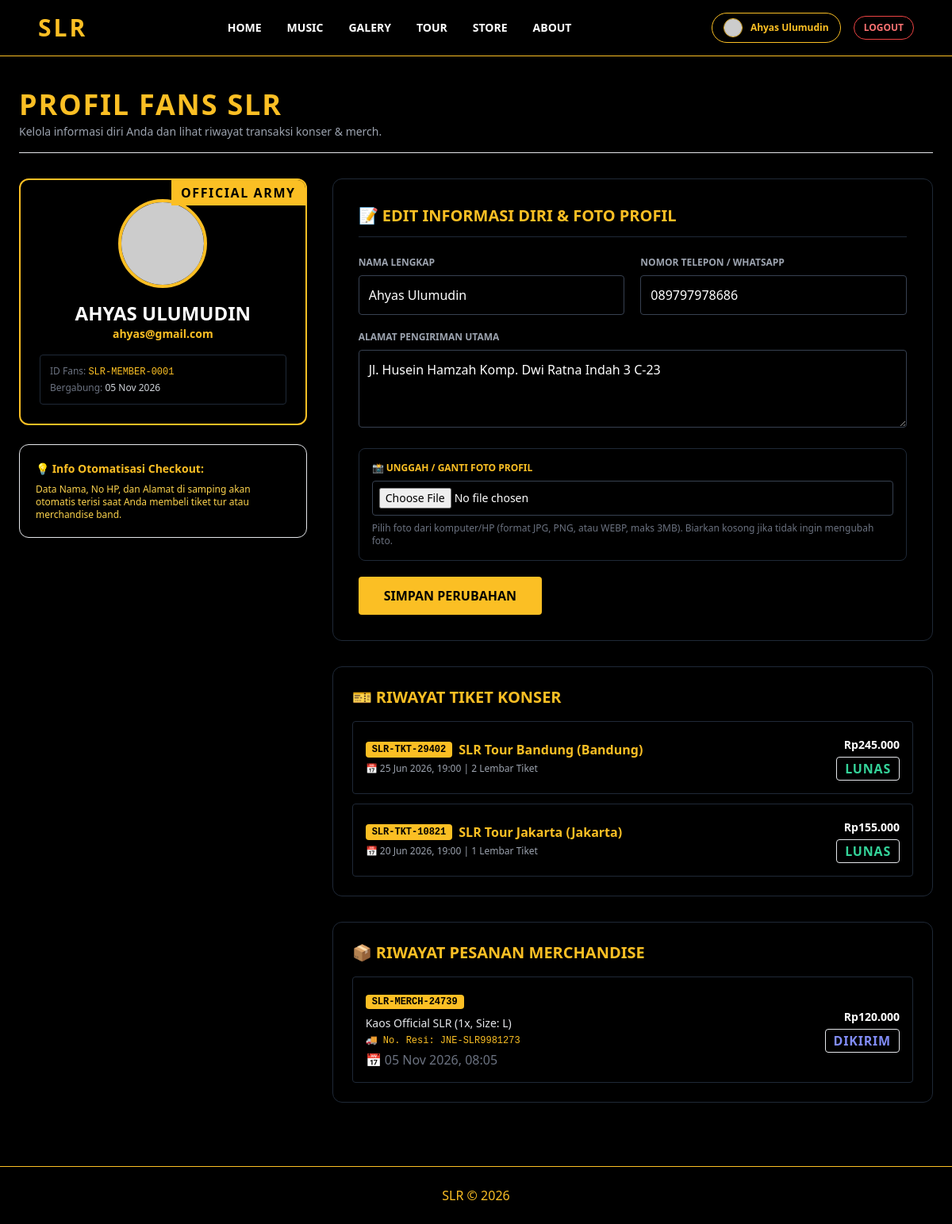
/profil.php (signed in), run on the app's committed database.
### tables this page shows
CREATE TABLE `pengguna` (
  `id_pengguna` int UNSIGNED NOT NULL AUTO_INCREMENT,
  `email` varchar(100) NOT NULL,
  `kata_sandi` varchar(255) NOT NULL,
  `Nama` varchar(100) NOT NULL,
  `Nomor_telepon` varchar(25) NOT NULL,
  `foto_profil` varchar(255) NOT NULL DEFAULT 'default.jpg',
  `alamat` text NOT NULL,
  `dibuat_pada` timestamp NOT NULL DEFAULT CURRENT_TIMESTAMP,
  PRIMARY KEY (`id_pengguna`),
  UNIQUE KEY `uq_pengguna_email` (`email`)
);

CREATE TABLE `pesanan_tiket` (
  `id_pesanan` int UNSIGNED NOT NULL AUTO_INCREMENT,
  `kode_tiket` varchar(30) NOT NULL,
  `id_pengguna` int UNSIGNED NOT NULL,
  `id_acara` int UNSIGNED NOT NULL,
  `jumlah_tiket` int UNSIGNED NOT NULL,
  `biaya_admin` decimal(12,2) NOT NULL DEFAULT '5000.00',
  `total_bayar` decimal(12,2) NOT NULL,
  `metode_pembayaran` enum('qris','dana','ovo') NOT NULL DEFAULT 'qris',
  `status_pembayaran` enum('menunggu','lunas','batal') NOT NULL DEFAULT 'lunas',
  `waktu_transaksi` timestamp NOT NULL DEFAULT CURRENT_TIMESTAMP,
  PRIMARY KEY (`id_pesanan`),
  UNIQUE KEY `uq_kode_tiket` (`kode_tiket`),
  KEY `fk_tiket_pengguna` (`id_pengguna`),
  KEY `fk_tiket_acara` (`id_acara`),
  CONSTRAINT `fk_pesanan_tiket_acara` FOREIGN KEY (`id_acara`) REFERENCES `jadwal_tur` (`id_acara`) ON DELETE RESTRICT ON UPDATE CASCADE,
  CONSTRAINT `fk_pesanan_tiket_pengguna` FOREIGN KEY (`id_pengguna`) REFERENCES `pengguna` (`id_pengguna`) ON DELETE RESTRICT ON UPDATE CASCADE
);

CREATE TABLE `jadwal_tur` (
  `id_acara` int UNSIGNED NOT NULL AUTO_INCREMENT,
  `nama_acara` varchar(150) NOT NULL,
  `kota` varchar(100) NOT NULL,
  `lokasi_venue` varchar(150) NOT NULL,
  `tanggal_acara` datetime NOT NULL,
  `harga_tiket` decimal(12,2) NOT NULL,
  `sisa_kuota` int UNSIGNED NOT NULL DEFAULT '0',
  PRIMARY KEY (`id_acara`)
);

CREATE TABLE `pesanan_merch` (
  `id_pesanan` int UNSIGNED NOT NULL AUTO_INCREMENT,
  `id_pengguna` int UNSIGNED DEFAULT NULL,
  `kode_pesanan` varchar(30) NOT NULL,
  `nama_penerima` varchar(100) NOT NULL,
  `nomor_telepon` varchar(25) NOT NULL,
  `alamat_pengiriman` text NOT NULL,
  `biaya_admin` decimal(12,2) NOT NULL DEFAULT '5000.00',
  `ongkos_kirim` decimal(12,2) NOT NULL DEFAULT '15000.00',
  `total_bayar` decimal(12,2) NOT NULL,
  `metode_pembayaran` enum('qris','dana','ovo') NOT NULL DEFAULT 'qris',
  `status_pesanan` enum('menunggu','diproses','dikirim','selesai','dibatalkan') NOT NULL DEFAULT 'diproses',
  `nomor_resi` varchar(50) DEFAULT NULL,
  `waktu_transaksi` timestamp NOT NULL DEFAULT CURRENT_TIMESTAMP,
  PRIMARY KEY (`id_pesanan`),
  UNIQUE KEY `uq_kode_pesanan_merch` (`kode_pesanan`),
  KEY `fk_merch_pengguna` (`id_pengguna`),
  CONSTRAINT `fk_pesanan_merch_pengguna` FOREIGN KEY (`id_pengguna`) REFERENCES `pengguna` (`id_pengguna`) ON DELETE SET NULL ON UPDATE CASCADE
);

CREATE TABLE `detail_pesanan_merch` (
  `id_detail` int UNSIGNED NOT NULL AUTO_INCREMENT,
  `id_pesanan` int UNSIGNED NOT NULL,
  `id_produk` int UNSIGNED NOT NULL,
  `ukuran` varchar(10) DEFAULT NULL,
  `catatan` text,
  `jumlah` int UNSIGNED NOT NULL DEFAULT '1',
  `harga_satuan` decimal(12,2) NOT NULL,
  `subtotal` decimal(12,2) NOT NULL,
  PRIMARY KEY (`id_detail`),
  KEY `fk_detail_merch_pesanan` (`id_pesanan`),
  KEY `fk_detail_merch_produk` (`id_produk`),
  CONSTRAINT `fk_detail_merch_pesanan` FOREIGN KEY (`id_pesanan`) REFERENCES `pesanan_merch` (`id_pesanan`) ON DELETE CASCADE ON UPDATE CASCADE,
  CONSTRAINT `fk_detail_merch_produk` FOREIGN KEY (`id_produk`) REFERENCES `produk_merch` (`id_produk`) ON DELETE RESTRICT ON UPDATE CASCADE
);

CREATE TABLE `produk_merch` (
  `id_produk` int UNSIGNED NOT NULL AUTO_INCREMENT,
  `nama_produk` varchar(150) NOT NULL,
  `deskripsi` text,
  `harga` decimal(12,2) NOT NULL,
  `stok` int UNSIGNED NOT NULL DEFAULT '0',
  `gambar_produk` text DEFAULT NULL,
  `dibuat_pada` timestamp NOT NULL DEFAULT CURRENT_TIMESTAMP,
  PRIMARY KEY (`id_produk`)
);

### profil.php (the view, shortened to what this page needs)
<?php
include 'header.php';
$id_pengguna = $_SESSION['id_pengguna'];
$query_user = mysqli_query($koneksi, "SELECT * FROM pengguna WHERE id_pengguna='$id_pengguna'");
$user = mysqli_fetch_assoc($query_user);
$query_tiket = mysqli_query($koneksi, "SELECT t.*, j.nama_acara, j.kota, j.tanggal_acara
                                       FROM pesanan_tiket t
                                       JOIN jadwal_tur j ON t.id_acara = j.id_acara
                                       WHERE t.id_pengguna='$id_pengguna'
                                       ORDER BY t.waktu_transaksi DESC");
$query_merch = mysqli_query($koneksi, "SELECT * FROM pesanan_merch WHERE id_pengguna='$id_pengguna' ORDER BY waktu_transaksi DESC");
?>
<main class="pt-28 pb-20 px-6 max-w-7xl mx-auto">
  <div class="border-b border-yellow-400/30 pb-4 mb-8">
    <h1 class="text-4xl font-black text-yellow-400 tracking-wider">PROFIL FANS SLR</h1>
    <p class="text-gray-400 text-sm mt-1">Kelola informasi diri Anda dan lihat riwayat transaksi konser & merch.</p>
  </div>
  <div class="grid grid-cols-1 lg:grid-cols-3 gap-8">
    <div class="space-y-6">
      <div class="bg-[#111] border-2 border-yellow-400 p-6 rounded-xl text-center relative overflow-hidden">
        <div class="absolute top-0 right-0 bg-yellow-400 text-black text-[10px] font-black px-3 py-1 uppercase tracking-widest">
          Official Army
        </div>
        <?php
        $avatar_url = "https://ui-avatars.com/api/?name=" . urlencode($user['Nama']) . "&background=facc15&color=000&size=128";
        ?>
        <img src="<?= $avatar_url; ?>"
             alt="Avatar"
             class="w-28 h-28 rounded-full mx-auto border-4 border-yellow-400 mb-4 shadow-lg object-cover">
        <h2 class="text-2xl font-black text-white uppercase"><?= htmlspecialchars($user['Nama']); ?></h2>
        <p class="text-yellow-400 text-sm font-semibold mb-4"><?= htmlspecialchars($user['email']); ?></p>
        <div class="bg-black/60 p-3 rounded border border-gray-800 text-xs text-left space-y-1 text-gray-300">
          <p><span class="text-gray-500">ID Fans:</span> <span class="font-mono text-yellow-400">SLR-MEMBER-<?= sprintf('%04d', $user['id_pengguna']); ?></span></p>
          <p><span class="text-gray-500">Bergabung:</span> <?= date('d M Y', strtotime($user['dibuat_pada'])); ?></p>
        </div>
      </div>
      <div class="bg-yellow-400/10 border border-yellow-400/30 p-5 rounded-xl text-xs text-yellow-300 space-y-2">
        <p class="font-bold text-yellow-400 text-sm">💡 Info Otomatisasi Checkout:</p>
        <p>Data Nama, No HP, dan Alamat di samping akan otomatis terisi saat Anda membeli tiket tur atau merchandise band.</p>
      </div>
    </div>
    <div class="lg:col-span-2 space-y-8">
      <div class="bg-[#111] border border-gray-800 p-6 md:p-8 rounded-xl">
        <h3 class="text-xl font-black text-yellow-400 mb-6 flex items-center gap-2 border-b border-gray-800 pb-3">
          📝 EDIT INFORMASI DIRI & FOTO PROFIL
        </h3>
        <form method="POST" enctype="multipart/form-data" class="space-y-5">
          <div class="grid md:grid-cols-2 gap-5">
            <div>
              <label class="block text-xs font-bold text-gray-400 uppercase mb-2">Nama Lengkap</label>
              <input type="text" name="Nama" value="<?= htmlspecialchars($user['Nama']); ?>" required
                     class="w-full bg-black border border-gray-700 p-3 text-white rounded focus:border-yellow-400 focus:outline-none">
            </div>
            <div>
              <label class="block text-xs font-bold text-gray-400 uppercase mb-2">Nomor Telepon / WhatsApp</label>
              <input type="tel" name="Nomor_telepon" value="<?= htmlspecialchars($user['Nomor_telepon']); ?>" required
                     class="w-full bg-black border border-gray-700 p-3 text-white rounded focus:border-yellow-400 focus:outline-none">
            </div>
          </div>
          <div>
            <label class="block text-xs font-bold text-gray-400 uppercase mb-2">Alamat Pengiriman Utama</label>
            <textarea name="alamat" rows="3" required
                      class="w-full bg-black border border-gray-700 p-3 text-white rounded focus:border-yellow-400 focus:outline-none"><?= htmlspecialchars($user['alamat']); ?></textarea>
          </div>
          <div class="p-4 rounded-lg bg-black border border-gray-800">
            <label class="block text-xs font-bold text-yellow-400 uppercase mb-2">
              📸 Unggah / Ganti Foto Profil
            </label>
            <input type="file" name="foto_profil" accept="image/*"
                   class="w-full bg-[#111] border border-gray-700 p-2 text-white text-sm rounded focus:border-yellow-400 focus:outline-none cursor-pointer">
            <span class="text-xs text-gray-500 mt-2 block">
              Pilih foto dari komputer/HP (format JPG, PNG, atau WEBP, maks 3MB). Biarkan kosong jika tidak ingin mengubah foto.
            </span>
          </div>
          <button type="submit" name="save_profile"
                  class="bg-yellow-400 text-black px-8 py-3 font-extrabold hover:bg-yellow-300 transition rounded">
            SIMPAN PERUBAHAN
          </button>
        </form>
      </div>
      <div class="bg-[#111] border border-gray-800 p-6 rounded-xl">
        <h3 class="text-xl font-black text-yellow-400 mb-4 flex items-center gap-2">
          🎫 RIWAYAT TIKET KONSER
        </h3>
        <?php if (mysqli_num_rows($query_tiket) > 0): ?>
          <div class="space-y-3">
            <?php while($tiket = mysqli_fetch_assoc($query_tiket)): ?>
              <div class="bg-black p-4 rounded border border-gray-800 flex justify-between items-center flex-wrap gap-3">
                <div>
                  <div class="flex items-center gap-2 mb-1">
                    <span class="text-xs font-mono font-bold bg-yellow-400 text-black px-2 py-0.5 rounded"><?= htmlspecialchars($tiket['kode_tiket'] ?? 'SLR-TKT-'.$tiket['id_pesanan']); ?></span>
                    <h4 class="font-bold text-yellow-400 text-base"><?= htmlspecialchars($tiket['nama_acara']); ?> (<?= htmlspecialchars($tiket['kota']); ?>)</h4>
                  </div>
                  <p class="text-xs text-gray-400">📅 <?= date('d M Y, H:i', strtotime($tiket['tanggal_acara'])); ?> | <?= $tiket['jumlah_tiket']; ?> Lembar Tiket</p>
                </div>
                <div class="text-right">
                  <span class="text-sm font-extrabold text-white">Rp<?= number_format($tiket['total_bayar'], 0, ',', '.'); ?></span>
                  <?php
                  $st_tiket = strtolower($tiket['status_pembayaran'] ?? 'lunas');
                  if ($st_tiket === 'batal') {
                      $badge_color = 'bg-red-500/20 text-red-400 border-red-500/40';
                  } elseif ($st_tiket === 'menunggu') {
                      $badge_color = 'bg-yellow-500/20 text-yellow-400 border-yellow-500/40';
                  } else {
                      $badge_color = 'bg-green-500/20 text-green-400 border-green-500/40';
                  }
                  ?>
                  <span class="block text-[10px] <?= $badge_color; ?> border px-2.5 py-0.5 rounded font-black mt-1 uppercase tracking-wider">
                    <?= htmlspecialchars($tiket['status_pembayaran'] ?? 'LUNAS'); ?>
                  </span>
                </div>
              </div>
            <?php endwhile; ?>
          </div>
        <?php else: ?>
          <p class="text-sm text-gray-500 italic">Belum ada riwayat pemesanan tiket konser.</p>
        <?php endif; ?>
      </div>
      <div class="bg-[#111] border border-gray-800 p-6 rounded-xl">
        <h3 class="text-xl font-black text-yellow-400 mb-4 flex items-center gap-2">
          📦 RIWAYAT PESANAN MERCHANDISE
        </h3>
        <?php if (mysqli_num_rows($query_merch) > 0): ?>
          <div class="space-y-3">
            <?php while($m = mysqli_fetch_assoc($query_merch)):
              $m_id = $m['id_pesanan'];
              $m_items = mysqli_query($koneksi, "SELECT d.*, p.nama_produk FROM detail_pesanan_merch d JOIN produk_merch p ON d.id_produk=p.id_produk WHERE d.id_pesanan=$m_id");
            ?>
              <div class="bg-black p-4 rounded border border-gray-800 flex justify-between items-center flex-wrap gap-3">
                <div>
                  <span class="text-xs font-mono font-bold bg-yellow-400 text-black px-2 py-0.5 rounded"><?= htmlspecialchars($m['kode_pesanan']); ?></span>
                  <div class="mt-2 text-sm text-gray-200">
                    <?php if (mysqli_num_rows($m_items) > 0): ?>
                      <?php while($item = mysqli_fetch_assoc($m_items)): ?>
                        <span><?= htmlspecialchars($item['nama_produk']); ?> (<?= $item['jumlah']; ?>x<?= $item['ukuran'] ? ', Size: '.$item['ukuran'] : ''; ?>)</span><br>
                      <?php endwhile; ?>
                    <?php else: ?>
                      <span>Paket Merchandise</span>
                    <?php endif; ?>
                  </div>
                  <?php if (!empty($m['nomor_resi'])): ?>
                    <p class="text-xs text-yellow-400 font-mono mt-1">🚚 No. Resi: <?= htmlspecialchars($m['nomor_resi']); ?></p>
                  <?php endif; ?>
                  <p class="text-[11px] text-gray-500 mt-1">📅 <?= date('d M Y, H:i', strtotime($m['waktu_transaksi'])); ?></p>
                </div>
                <div class="text-right">
                  <span class="text-sm font-extrabold text-white">Rp<?= number_format($m['total_bayar'], 0, ',', '.'); ?></span>
                  <?php
                  $st_merch = strtolower($m['status_pesanan'] ?? 'diproses');
                  if ($st_merch === 'dibatalkan' || $st_merch === 'batal') {
                      $badge_merch_color = 'bg-red-500/20 text-red-400 border-red-500/40';
                  } elseif ($st_merch === 'selesai') {
                      $badge_merch_color = 'bg-green-500/20 text-green-400 border-green-500/40';
                  } elseif ($st_merch === 'dikirim') {
                      $badge_merch_color = 'bg-indigo-500/20 text-indigo-400 border-indigo-500/40';
                  } elseif ($st_merch === 'diproses') {
                      $badge_merch_color = 'bg-blue-500/20 text-blue-400 border-blue-500/40';
                  } else {
                      $badge_merch_color = 'bg-yellow-500/20 text-yellow-400 border-yellow-500/40';
                  }
                  ?>
                  <span class="block text-[10px] <?= $badge_merch_color; ?> border px-2.5 py-0.5 rounded font-black mt-1 uppercase tracking-wider">
                    <?= htmlspecialchars($m['status_pesanan'] ?? 'diproses'); ?>
                  </span>
                </div>
              </div>
            <?php endwhile; ?>
          </div>
        <?php else: ?>
          <p class="text-sm text-gray-500 italic">Belum ada riwayat pemesanan merchandise.</p>
        <?php endif; ?>
      </div>
    </div>
  </div>
</main>
<?php include 'footer.php'; ?>

### data on the page
pengguna: Nama "AHYAS ULUMUDIN", email "ahyas@gmail.com", id_pengguna "0001", dibuat_pada "05 Nov 2026", Nama "Ahyas Ulumudin", Nomor_telepon "089797978686", alamat "Jl. Husein Hamzah Komp. Dwi Ratna Indah 3 C-23"
pesanan_tiket: kode_tiket "SLR-TKT-29402", id_acara.nama_acara "SLR Tour Bandung", id_acara.kota "Bandung", id_acara.tanggal_acara "25 Jun 2026, 19:00", jumlah_tiket "2", total_bayar "245.000", status_pembayaran "LUNAS"
pesanan_tiket: kode_tiket "SLR-TKT-10821", id_acara.nama_acara "SLR Tour Jakarta", id_acara.kota "Jakarta", id_acara.tanggal_acara "20 Jun 2026, 19:00", jumlah_tiket "1", total_bayar "155.000", status_pembayaran "LUNAS"
pesanan_merch: kode_pesanan "SLR-MERCH-24739", nomor_resi "JNE-SLR9981273", waktu_transaksi "05 Nov 2026, 08:05", total_bayar "120.000", status_pesanan "DIKIRIM"
detail_pesanan_merch: id_produk.nama_produk "Kaos Official SLR", jumlah "1", ukuran "L"

### other printed values
$_SESSION['nama_pengguna'] "Ahyas Ulumudin"
